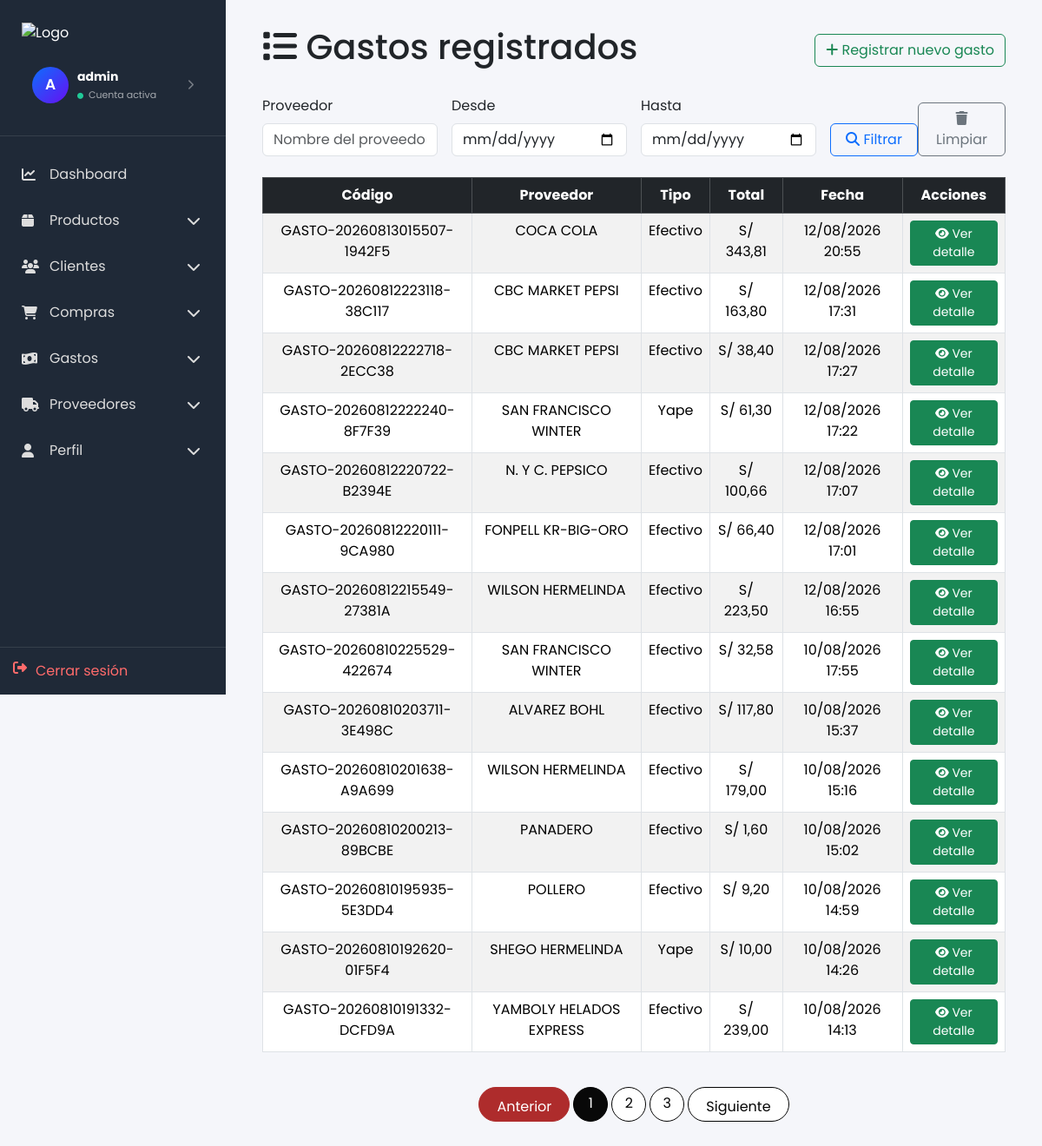
Before: /gastos/lista-gastos/ (signed in) with the older database file.
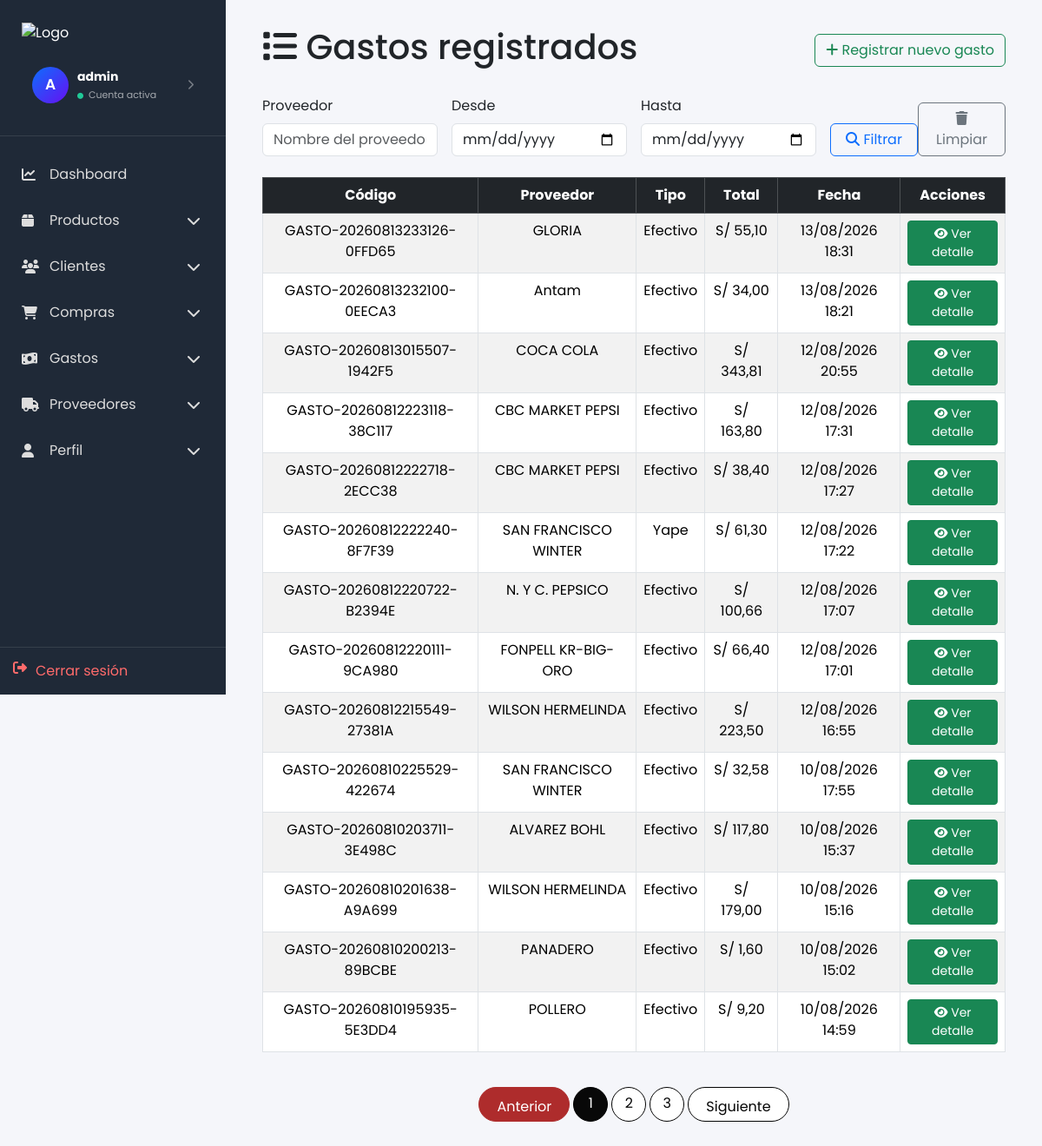
After: the same page with the newer database file.
### gastos/models.py (models this page shows, shortened)
class Gasto(models.Model):
    TIPO_COMPRA_CHOICES = [
        ('yape', 'Yape'),
        ('efectivo', 'Efectivo'),
        ('fiado', 'Fiado'),
    ]
    codigo = models.CharField(max_length=50, unique=True)
    proveedor = models.ForeignKey(Proveedor, on_delete=models.PROTECT)
    user = models.ForeignKey(settings.AUTH_USER_MODEL, on_delete=models.SET_NULL, null=True, blank=True)
    fecha = models.DateTimeField(auto_now_add=True)
    tipo_compra = models.CharField(max_length=20, choices=TIPO_COMPRA_CHOICES, default='efectivo')
    total = models.DecimalField(max_digits=12, decimal_places=2, default=Decimal('0.00'))
    percepcion = models.DecimalField(max_digits=12, decimal_places=2, default=Decimal('0.00'))
    descripcion = models.TextField(blank=True)
    boletas_storage = FileSystemStorage(
        location=os.path.join(settings.BASE_DIR, 'static', 'img', 'boletas'),
        base_url='/' + os.path.join(settings.STATIC_URL.strip('/'), 'img', 'boletas') + '/',
    )
    imagen = models.FileField(upload_to='', storage=boletas_storage, blank=True, null=True)

class Proveedor(models.Model):
    nombre = models.CharField(max_length=150)
    email = models.EmailField(blank=True)
    telefono = models.CharField(max_length=20, blank=True)
    direccion = models.TextField(blank=True)
    activo = models.BooleanField(default=True)
    fecha_registro = models.DateTimeField(auto_now_add=True)
    class Meta:
        ordering = ['-fecha_registro']
        verbose_name_plural = 'Proveedores'

### gastos/views.py (the view)
# urls.py: path('lista-gastos/', views.lista_gastos, name='lista_gastos'),
@login_required
def lista_gastos(request):
    gastos = Gasto.objects.select_related('proveedor').order_by('-fecha')
    proveedor = request.GET.get('proveedor')
    fecha_inicio = request.GET.get('fecha_inicio')
    fecha_fin = request.GET.get('fecha_fin')
    if proveedor:
        gastos = gastos.filter(proveedor__nombre__icontains=proveedor)
    if fecha_inicio:
        gastos = gastos.filter(fecha__date__gte=fecha_inicio)
    if fecha_fin:
        gastos = gastos.filter(fecha__date__lte=fecha_fin)
    paginator = Paginator(gastos, 14)
    page = request.GET.get('page')
    page_obj = paginator.get_page(page)
    return render(request, 'listaGastos.html', {
        'gastos': page_obj,
        'page_obj': page_obj,
        'proveedor': proveedor,
        'fecha_inicio': fecha_inicio,
        'fecha_fin': fecha_fin,
    })

### gastos/templates/listaGastos.html (shortened to what this page needs)
{% extends 'dashboard_base.html' %}
{% block content %}
<div class="container">
  <div class="d-flex justify-content-between align-items-center mb-4">
    <h1><i class="fas fa-list"></i> Gastos registrados</h1>
    <a href="{% url 'registrar_gastos' %}" class="btn btn-outline-success"><i class="fas fa-plus"></i> Registrar nuevo gasto</a>
  </div>
  <form method="get" class="row g-3 mb-4">
    <div class="col-md-3">
      <label class="form-label">Proveedor</label>
      <input type="text" name="proveedor" class="form-control" placeholder="Nombre del proveedor">
    </div>
    <div class="col-md-3">
      <label class="form-label">Desde</label>
      <input type="date" name="fecha_inicio" class="form-control" value="{{ fecha_inicio }}">
    </div>
    <div class="col-md-3">
      <label class="form-label">Hasta</label>
      <input type="date" name="fecha_fin" class="form-control" value="{{ fecha_fin }}">
    </div>
    <div class="col-md-3 d-flex align-items-end">
      <div class="col-md-6">
      <button class="btn btn-outline-primary w-100"><i class="fas fa-search"></i> Filtrar
      </button>
      </div>
      <div class="col-md-6">
      <a href="{% url 'lista_gastos' %}" class="btn btn-outline-secondary"><i class="fas fa-trash"></i> Limpiar</a>
      </div>
    </div>
  </form>
  {% if gastos %}
    <div class="table-responsive">
      <table class="table table-hover table-striped table-bordered text-center">
        <thead class="table-dark">
          <tr>
            <th>Código</th>
            <th>Proveedor</th>
            <th>Tipo</th>
            <th>Total</th>
            <th>Fecha</th>
            <th>Acciones</th>
          </tr>
        </thead>
        <tbody>
          {% for gasto in gastos %}
            <tr>
              <td>{{ gasto.codigo }}</td>
              <td>{{ gasto.proveedor.nombre }}</td>
              <td>{{ gasto.get_tipo_compra_display }}</td>
              <td>S/ {{ gasto.total }}</td>
              <td>{{ gasto.fecha|date:'d/m/Y H:i' }}</td>
              <td>
                <a href="{% url 'detalle_gasto' gasto.pk %}" class="btn btn-sm btn-success"><i class="fas fa-eye"></i> Ver detalle</a>
              </td>
            </tr>
          {% endfor %}
        </tbody>
      </table>
    </div>
  {% else %}
    <div class="alert alert-info">No hay gastos registrados aún.</div>
  {% endif %}
</div>
{% if page_obj.paginator.num_pages > 1 %}
<nav aria-label="Paginación" class="mt-4">
  <ul class="pagination justify-content-center">
    {% if page_obj.has_previous %}
      <li class="page-item">
        <a class="page-link" href="?q={{ query }}&tipo={{ tipo }}&page={{ page_obj.previous_page_number }}">Anterior</a>
      </li>
    {% else %}
      <li class="page-item disabled"><span class="page-link">Anterior</span></li>
    {% endif %}
    {% for num in page_obj.paginator.page_range %}
      {% if num == page_obj.number %}
        <li class="page-item active"><span class="page-link">{{ num }}</span></li>
      {% elif num >= page_obj.number|add:'-2' and num <= page_obj.number|add:'2' %}
        <li class="page-item"><a class="page-link" href="?q={{ query }}&tipo={{ tipo }}&page={{ num }}">{{ num }}</a></li>
      {% endif %}
    {% endfor %}
    {% if page_obj.has_next %}
      <li class="page-item">
        <a class="page-link" href="?q={{ query }}&tipo={{ tipo }}&page={{ page_obj.next_page_number }}">Siguiente</a>
      </li>
    {% else %}
      <li class="page-item disabled"><span class="page-link">Siguiente</span></li>
    {% endif %}
  </ul>
</nav>
{% endif %}
{% endblock %}

Changed rows visible on the page:
no longer on this page (row unchanged): Gasto: codigo "GASTO-20260810192620-01F5F4", proveedor.nombre "SHEGO HERMELINDA", tipo_compra "Yape", total "10,00", fecha "10/08/2026 14:26"
no longer on this page (row unchanged): Gasto: codigo "GASTO-20260810191332-DCFD9A", proveedor.nombre "YAMBOLY HELADOS EXPRESS", tipo_compra "Efectivo", total "239,00", fecha "10/08/2026 14:13"
added Gasto: codigo "GASTO-20260813233126-0FFD65", proveedor.nombre "GLORIA", tipo_compra "Efectivo", total "55,10", fecha "13/08/2026 18:31"
added Gasto: codigo "GASTO-20260813232100-0EECA3", proveedor.nombre "Antam", tipo_compra "Efectivo", total "34,00", fecha "13/08/2026 18:21"
